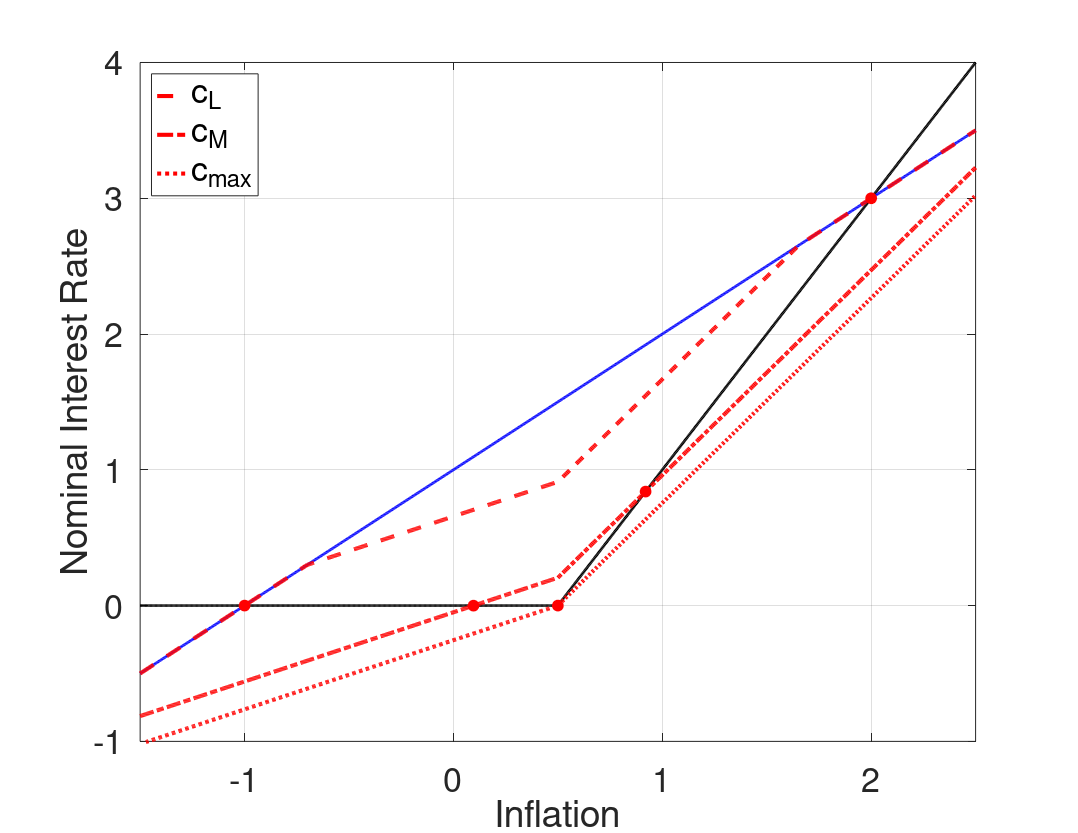

This figure's MATLAB source:
%--------------------------------------------------------------------------
% File Name: RAFR_cPHIpi_m_pitarg.m
% Author: Philip Coyle
% Date Created: 01/07/2019
% cd /mq/philipprojects/RA_Work/Taisuke_Nakata/Zero_Lower_Bound/DeflationaryRegime/Uncertainty/Draft/Figs/iid/3state_iid_shock/RAFR
% RAFR_cPHIpi_m_pitarg
%--------------------------------------------------------------------------

clear all
close all
clc

%% Model Calibration
cBET = 1/1.0025;
cSIGMA = 1;
cKAPPA = 0.02;
cPHIpi = 2;
cRstar = 1/400;
cPItarg = 2/400;
p_m = 0.5; %Probability of being in the middle state 

cSHOCK_lb =((cPItarg + cRstar)*(cPHIpi - 1))/(cKAPPA*cPHIpi*cSIGMA);
cSHOCK_ub =((cPItarg + cRstar)*(cKAPPA*cPHIpi*cSIGMA + 1))/(cKAPPA*cPHIpi*cSIGMA);
cSHOCK_bound = -(2*(cPItarg + cRstar)*(cPHIpi - 1)*(cKAPPA*cPHIpi*cSIGMA + 1))/(cKAPPA*cPHIpi^2*cSIGMA*(cKAPPA*cSIGMA + 1)*(p_m - 1));
cSHOCK_grid = [0.15, 0.33, max([cSHOCK_lb,cSHOCK_ub,cSHOCK_bound])];

%% Housekeeping
% Set Grid Intervals
pi_m_low = -1.5/400;
pi_m_high = 2.5/400;
numgrid = 1001;
pi_m = linspace(pi_m_low,pi_m_high, numgrid)';

% Allocate Space
inx_ub = zeros(length(cSHOCK_grid),1);
pi_ub_zlb = zeros(length(cSHOCK_grid),1);
inx_lb = zeros(length(cSHOCK_grid),1);
pi_lb_zlb = zeros(length(cSHOCK_grid),1);
rafr = zeros(numgrid,length(cSHOCK_grid));


% Find max inflation that leads to ZLB binding
bound = (-cRstar - cPItarg*(1-cPHIpi))/cPHIpi;

inx_m = find(min(abs(pi_m - bound)) == abs(pi_m - bound));
% Find pi_m point where middle state interst rate binds
pi_m_zlb = pi_m(inx_m);

% Taylor Rule
tr = max(0,cRstar + cPItarg + cPHIpi*(pi_m - cPItarg));

% 'Riskless' Fisher Relation
fr = pi_m + cRstar;

for j = 1:length(cSHOCK_grid)
    cSHOCK = cSHOCK_grid(j);
    %% Policy Functions from below (Assume middle state interst rate binds)
    % Low  High state inflation & expected inflation (as functions of middle state inflation)
    pi_l_b = pi_m - cKAPPA*cSIGMA*cSHOCK;
    pi_h_b = (pi_m - cKAPPA*cSIGMA*(cRstar + cPItarg*(1-cPHIpi)- cSHOCK))/(1+cKAPPA*cSIGMA*cPHIpi);
    exp_pi_b = (1-p_m)/2*pi_l_b + p_m*pi_m + (1-p_m)/2*pi_h_b;

    % Low Middle and High state output & expected output (as functions of middle state inflation)
    y_m_b = (pi_m - cBET*exp_pi_b)/cKAPPA;
    y_l_b = y_m_b - cSIGMA*cSHOCK;
    y_h_b = y_m_b - cSIGMA*(cRstar + cPItarg + cPHIpi*(pi_h_b - cPItarg) - cSHOCK);
    exp_y_b = (1-p_m)/2*y_l_b + p_m*y_m_b + (1-p_m)/2*y_h_b;

    % Find pi_m point where high state interst rate binds
    inx_lb(j) = find(min(abs(pi_h_b - bound)) == abs(pi_h_b - bound));
    pi_lb_zlb(j) = pi_m(inx_lb(j));

    %% Policy Functions from above (Assume middle state interst rate does not bind)
   % Low  High state inflation & expected inflation (as functions of middle state inflation)
    pi_l_a = pi_m*(1+cKAPPA*cSIGMA*cPHIpi) + cKAPPA*cSIGMA*(-cPHIpi*cPItarg + cRstar + cPItarg - cSHOCK);
    pi_h_a = pi_m + (cKAPPA*cSIGMA*cSHOCK)/(1+cKAPPA*cSIGMA*cPHIpi);
    exp_pi_a = (1-p_m)/2*pi_l_a + p_m*pi_m + (1-p_m)/2*pi_h_a;

    % Low Middle and High state output & expected output (as functions of middle state inflation)
    y_m_a = (pi_m - cBET*exp_pi_a)/cKAPPA;
    y_l_a = y_m_a + cSIGMA*(cPHIpi*(pi_m - cPItarg) + cRstar + cPItarg - cSHOCK);
    y_h_a = y_m_a + cSIGMA*(cPHIpi*(pi_m - pi_h_a) + cSHOCK);
    exp_y_a = (1-p_m)/2*y_l_a + p_m*y_m_a + (1-p_m)/2*y_h_a;

    % Find pi_m point where low state interst rate binds
    inx_ub(j) = find(min(abs(pi_l_a - bound)) == abs(pi_l_a - bound));
    pi_ub_zlb(j) = pi_m(inx_ub(j));

    %% Define Risk Adjusted Fisher Relationship   
    for i = 1:numgrid
        if pi_m(i) < pi_lb_zlb(j) || pi_m(i) > pi_ub_zlb(j)
            rafr(i,j) = pi_m(i) + cRstar;
        elseif pi_m(i) <= pi_m_zlb
            rafr(i,j) = cRstar + pi_m(i) + (exp_pi_b(i) - pi_m(i)) + 1/cSIGMA*(exp_y_b(i) - y_m_b(i));
        elseif pi_m(i) <= pi_ub_zlb(j)
            rafr(i,j) = cRstar + pi_m(i) + (exp_pi_a(i) - pi_m(i)) + 1/cSIGMA*(exp_y_a(i) - y_m_a(i));
        end
    end
end
        
%% Plotting
type = {'--','-.',':'};

fig(1) = figure(1);
grid on
box on
hold on
plot(400*pi_m, 400*tr,'Color','k','LineWidth',2);
plot(400*pi_m, 400*fr,'Color','b','LineWidth',2);
for j = 1:length(cSHOCK_grid)
    [~,inx] = sort(abs(tr - rafr(:,j)));
    if j == length(cSHOCK_grid)
        RSS = inx(1);    
    else
        RSS = inx(1:2);
        it = 2;
        while abs(RSS(1) - RSS(2)) <= 10
            RSS(2) = inx(it + 1);
            it = it + 1;
        end
    end   
    h(j) = plot(400*pi_m, 400*rafr(:,j),'Color','r','LineStyle',type{j},'LineWidth',3);
    p1 = plot(400*pi_m(RSS(1)),400*rafr(RSS(1),j));
    if j ~= 3
        p2 = plot(400*pi_m(RSS(2)),400*rafr(RSS(2),j)); 
        set([p1 p2],'Marker','o','MarkerEdgeColor','r','MarkerFaceColor','r','MarkerSize',8)
    else
        set(p1,'Marker','o','MarkerEdgeColor','r','MarkerFaceColor','r','MarkerSize',8)
    end
end

xlabel('Inflation','FontSize',16)
ylabel('Nominal Interest Rate','FontSize',16)
set(gca,'Xlim',[400*pi_m(1), 400*pi_m(end)],'Ylim',[-1, 4],'FontSize',25)
L = legend([h(1) h(2) h(3)],'c_L','c_M','c_{max}');
set(L,'Location','NorthWest','Fontsize',25)

savedir = cd;
if ispc 
    savedir = fullfile(savedir, '..\..\..');
    savedir = strcat(savedir,'\Final\');
else
    savedir = fullfile(savedir, '../../..');
    savedir = strcat(savedir,'/Final/');
end

set(fig(1),'PaperOrientation','Landscape');
set(fig(1),'PaperPosition',[0 0 11 8.5]);
print(fig(1),'-dpdf',strcat(savedir,'iid_RAFR_cPHIpi_m_cPItarg.pdf'));

